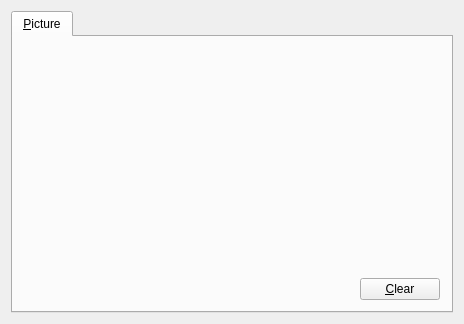
<ui version="4.0" >
 <class>ICQPictureBase</class>
 <widget class="QWidget" name="ICQPictureBase" >
  <property name="geometry" >
   <rect>
    <x>0</x>
    <y>0</y>
    <width>464</width>
    <height>324</height>
   </rect>
  </property>
  <property name="windowTitle" >
   <string>Form1</string>
  </property>
  <layout class="QVBoxLayout" >
   <property name="margin" >
    <number>11</number>
   </property>
   <property name="spacing" >
    <number>6</number>
   </property>
   <item>
    <widget class="QTabWidget" name="TabWidget3" >
     <widget class="QWidget" name="tab" >
      <attribute name="title" >
       <string>&amp;Picture</string>
      </attribute>
      <layout class="QGridLayout" >
       <property name="margin" >
        <number>11</number>
       </property>
       <property name="spacing" >
        <number>6</number>
       </property>
       <item row="0" column="0" colspan="2" >
        <widget class="QLabel" name="lblPict" >
         <property name="sizePolicy" >
          <sizepolicy>
           <hsizetype>7</hsizetype>
           <vsizetype>7</vsizetype>
           <horstretch>0</horstretch>
           <verstretch>0</verstretch>
          </sizepolicy>
         </property>
         <property name="text" >
          <string/>
         </property>
         <property name="alignment" >
          <set>Qt::AlignCenter</set>
         </property>
         <property name="wordWrap" >
          <bool>false</bool>
         </property>
        </widget>
       </item>
       <item row="1" column="1" >
        <widget class="QPushButton" name="btnClear" >
         <property name="text" >
          <string>&amp;Clear</string>
         </property>
        </widget>
       </item>
       <item row="1" column="0" >
        <widget class="EditFile" native="1" name="edtPict" >
         <property name="sizePolicy" >
          <sizepolicy>
           <hsizetype>7</hsizetype>
           <vsizetype>5</vsizetype>
           <horstretch>0</horstretch>
           <verstretch>0</verstretch>
          </sizepolicy>
         </property>
        </widget>
       </item>
      </layout>
     </widget>
    </widget>
   </item>
  </layout>
 </widget>
 <customwidgets>
  <customwidget>
   <class>EditFile</class>
   <extends>QWidget</extends>
   <header>editfile.h</header>
  </customwidget>
 </customwidgets>
 <resources/>
 <connections/>
</ui>
